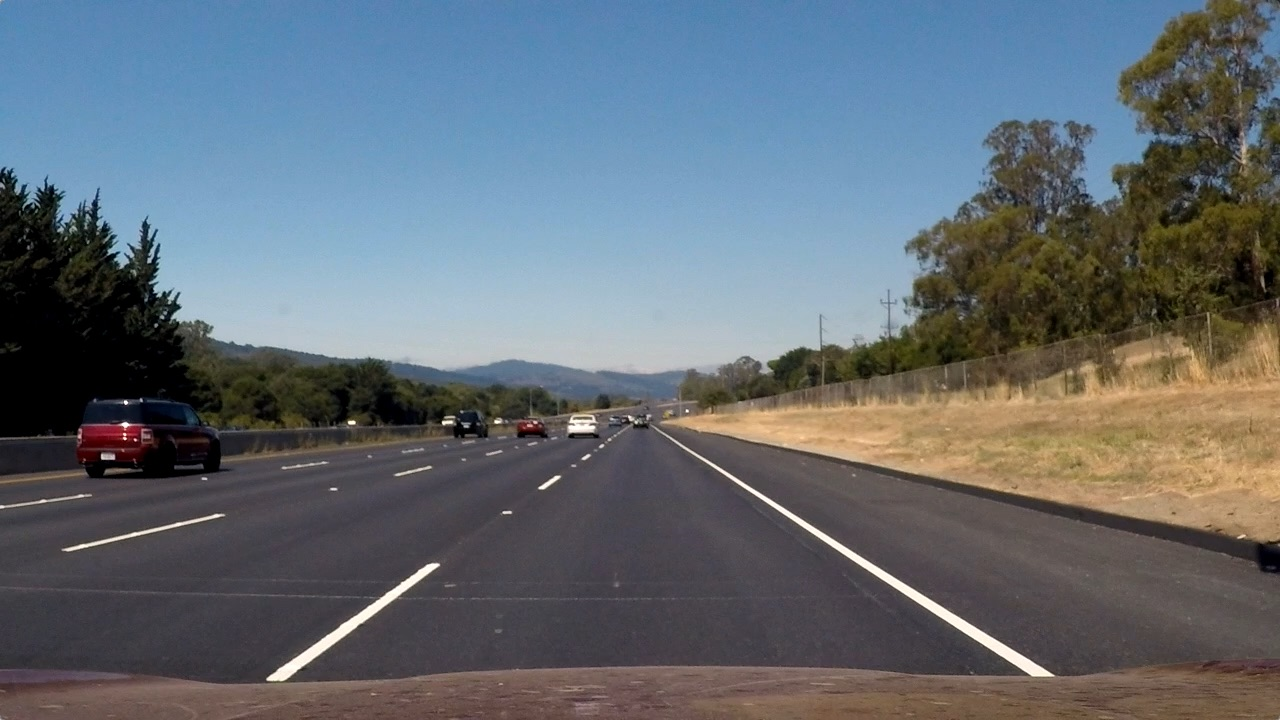
#> input picture Lab4/test_img.jpg, 1280 x 720 px, given in place of Lab3_half100.png, which was not available
$ jupyter execute DIP_Lab_3.ipynb   (text cells are left out)
#> lines starting #> are read from the running program, lines starting #| are printed output that depends on the picture; after the words box and inside, x2 and y2 are one past the last pixel; in counts of white or black regions, pixels touching at a corner belong together; pictures that were not available may be replaced by others from this repository, and a replacement may not be noted
[cell 1]
import cv2
import numpy as np
import matplotlib.pyplot as plt

[cell 2]
img_half = cv2.imread("/content/sample_data/Lab3_half100.png", cv2.IMREAD_GRAYSCALE)
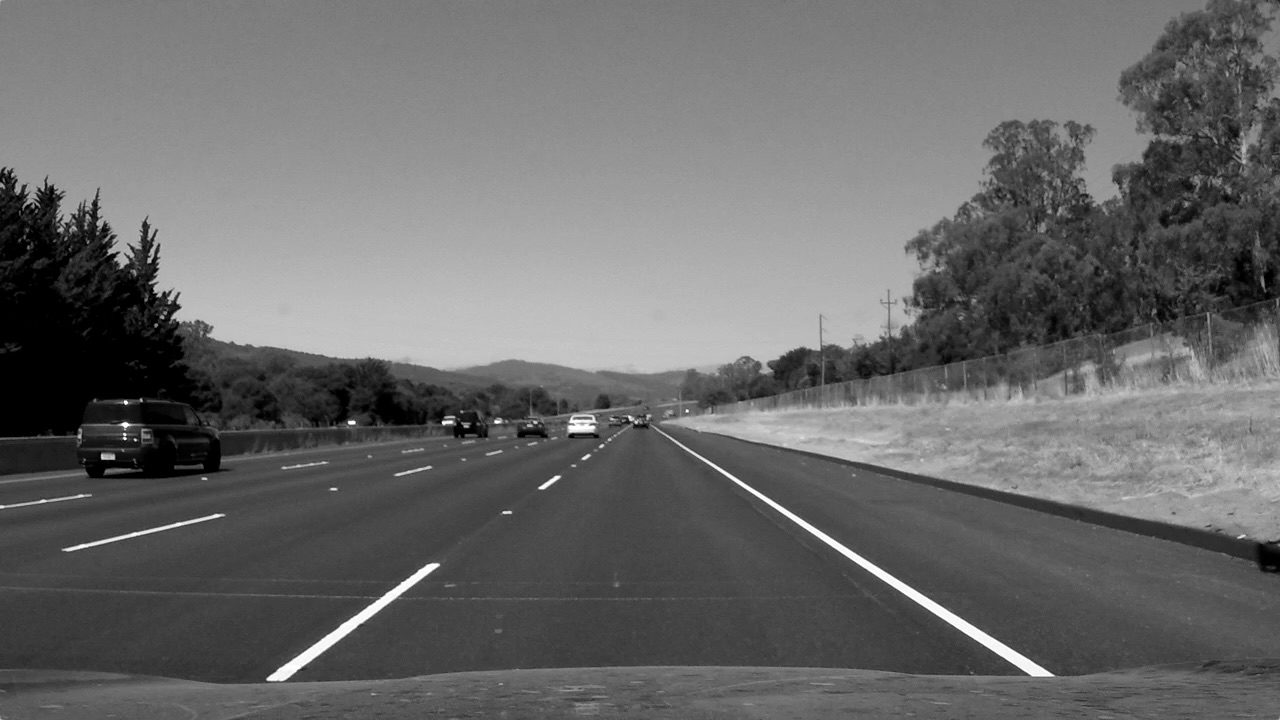
#> img_half: shape (720, 1280); min 0, max 255, mean 106
img_chess = cv2.imread("/content/sample_data/Lab3_chess100.png", cv2.IMREAD_GRAYSCALE)
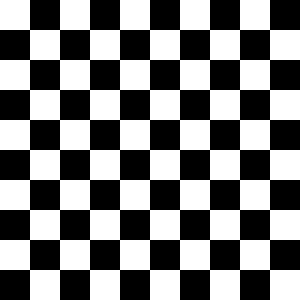
#> input picture Lab3/Lab3_chess100.png, 100 x 100 px, found by its file name (shown 3 times larger)
#> img_chess: shape (100, 100); values 100 (black) and 200 (white), 50% white; 1 white region, box (x1, y1, x2, y2) and area: (0, 0, 100, 100) 5000

[cell 3]
#img_half
hist_half = cv2.calcHist([img_half], [0], None, [256], [0, 256])
#> hist_half = 256 values, max 21408 at index 0, min 14 at index 210, mean 3600
#img_chess
hist_chess = cv2.calcHist([img_chess], [0], None, [256], [0, 256])
#> hist_chess = 256 values, max 5000 at index 100, min 0 at index 0, mean 39.06

[cell 4]
plt.figure(figsize=(20,10))
plt.subplot(121)
plt.imshow(img_half, cmap = 'gray');
plt.subplot(122)
plt.plot(hist_half); plt.xlim([0, 255]); plt.grid(); plt.show();

plt.figure(figsize=(20,10))
plt.subplot(121)
plt.imshow(img_chess, cmap = 'gray');
plt.subplot(122)
plt.plot(hist_chess); plt.xlim([0, 255]); plt.grid(); plt.show();


plt.show();

[cell 5]
half_blur3_3 = cv2.GaussianBlur(img_half,(3,3),0)
half_blur5_5 = cv2.GaussianBlur(img_half,(5,5),0)
half_blur9_9 = cv2.GaussianBlur(img_half,(9,9),0)
half_blur15_15 = cv2.GaussianBlur(img_half,(15,15),0)


chess_blur3_3 = cv2.GaussianBlur(img_chess,(3,3),0)
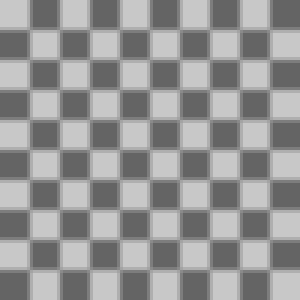
#> chess_blur3_3: shape (100, 100) (shown 3 times larger); min 100, max 200, mean 150
chess_blur5_5 = cv2.GaussianBlur(img_chess,(5,5),0)
chess_blur9_9 = cv2.GaussianBlur(img_chess,(9,9),0)
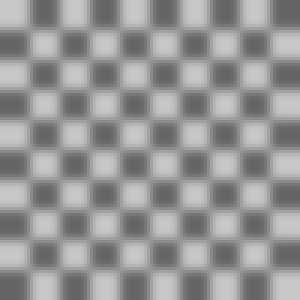
#> chess_blur9_9: shape (100, 100) (shown 3 times larger); min 100, max 200, mean 150
chess_blur15_15 = cv2.GaussianBlur(img_chess,(15,15),0)

[cell 6]
half_blur3_3_hist = cv2.calcHist([half_blur3_3], [0], None, [256], [0, 256])
#> half_blur3_3_hist = 256 values, max 18335 at index 0, min 0 at index 255, mean 3600
half_blur5_5_hist = cv2.calcHist([half_blur5_5], [0], None, [256], [0, 256])
#> half_blur5_5_hist = 256 values, max 17767 at index 0, min 0 at index 255, mean 3600
half_blur9_9_hist = cv2.calcHist([half_blur9_9], [0], None, [256], [0, 256])
#> half_blur9_9_hist = 256 values, max 16166 at index 70, min 0 at index 253, mean 3600
half_blur15_15_hist = cv2.calcHist([half_blur15_15], [0], None, [256], [0, 256])
#> half_blur15_15_hist = 256 values, max 16718 at index 71, min 0 at index 247, mean 3600

chess_blur3_3_hist = cv2.calcHist([chess_blur3_3], [0], None, [256], [0, 256])
#> chess_blur3_3_hist = 256 values, max 3362 at index 100, min 0 at index 0, mean 39.06
chess_blur5_5_hist = cv2.calcHist([chess_blur5_5], [0], None, [256], [0, 256])
#> chess_blur5_5_hist = 256 values, max 2048 at index 100, min 0 at index 0, mean 39.06
chess_blur9_9_hist = cv2.calcHist([chess_blur9_9], [0], None, [256], [0, 256])
#> chess_blur9_9_hist = 256 values, max 504 at index 102, min 0 at index 0, mean 39.06
chess_blur15_15_hist = cv2.calcHist([chess_blur15_15], [0], None, [256], [0, 256])
#> chess_blur15_15_hist = 256 values, max 324 at index 122, min 0 at index 0, mean 39.06

[cell 7]
def plot_sublot_img_with_hist(img, hist):
    plt.figure(figsize=(20,10))
    plt.subplot(121)
    plt.imshow(img, cmap = 'gray');
    plt.subplot(122)
    plt.plot(hist); plt.xlim([0, 255]); plt.grid(); plt.show();

    plt.show();


img_hist_lists = [
    [half_blur3_3, half_blur3_3_hist],
    [half_blur5_5, half_blur5_5_hist],
    [half_blur9_9, half_blur9_9_hist],
    [half_blur15_15, half_blur15_15_hist],

    [chess_blur3_3, chess_blur3_3_hist],
    [chess_blur5_5, chess_blur5_5_hist],
    [chess_blur9_9, chess_blur9_9_hist],
    [chess_blur15_15, chess_blur15_15_hist],

]

for img_hist in img_hist_lists:
    plot_sublot_img_with_hist(img_hist[0], img_hist[1])
#> this loop made 8 passes

[cell 8]
plt.figure(figsize=(20,10))
plt.subplot(121)
plt.imshow(half_blur3_3, cmap = 'gray');
plt.subplot(122)
plt.plot(half_blur3_3_hist); plt.xlim([0, 255]); plt.grid(); plt.show();

plt.figure(figsize=(20,10))
plt.subplot(121)
plt.imshow(half_blur5_5, cmap = 'gray');
plt.subplot(122)
plt.plot(half_blur5_5_hist); plt.xlim([0, 255]); plt.grid(); plt.show();

plt.figure(figsize=(20,10))
plt.subplot(121)
plt.imshow(half_blur9_9, cmap = 'gray');
plt.subplot(122)
plt.plot(half_blur9_9_hist); plt.xlim([0, 255]); plt.grid(); plt.show();
#> after `plt.plot(half_blur9_9_hist)`:
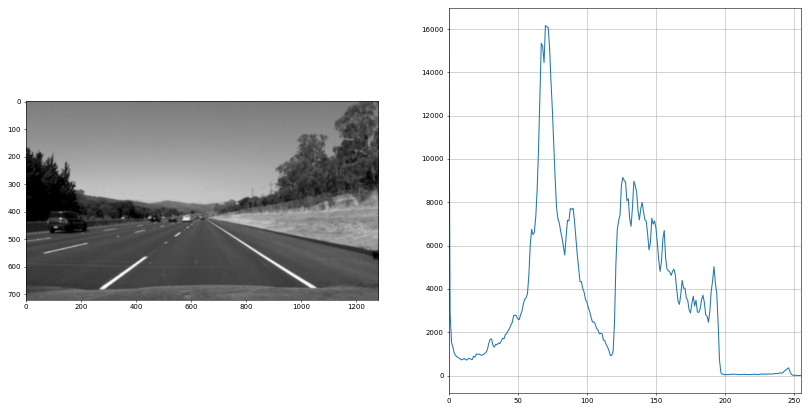
#> figure drawn by matplotlib, 2 panels; panel 2: curve peaks at x = 70, y = 16166

plt.figure(figsize=(20,10))
plt.subplot(121)
plt.imshow(half_blur15_15, cmap = 'gray');
plt.subplot(122)
plt.plot(half_blur15_15_hist); plt.xlim([0, 255]); plt.grid(); plt.show();
#> after `plt.plot(half_blur15_15_hist)`:
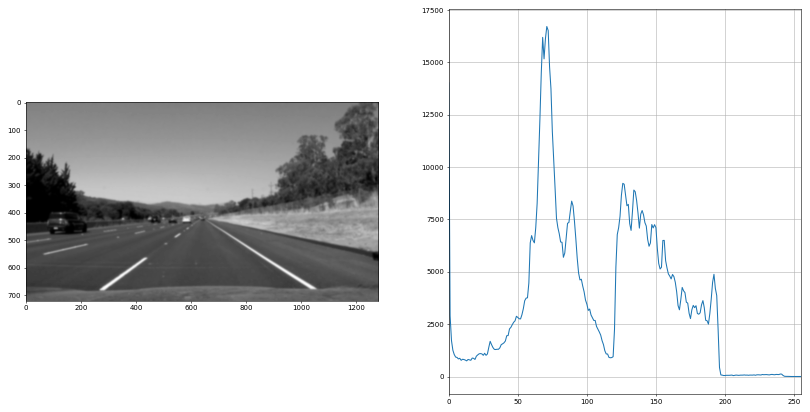
#> figure drawn by matplotlib, 2 panels; panel 2: curve peaks at x = 71, y = 16718

plt.figure(figsize=(20,10))
plt.subplot(121)
plt.imshow(chess_blur3_3, cmap = 'gray');
plt.subplot(122)
plt.plot(chess_blur3_3_hist); plt.xlim([0, 255]); plt.grid(); plt.show();
#> after `plt.plot(chess_blur3_3_hist)`:
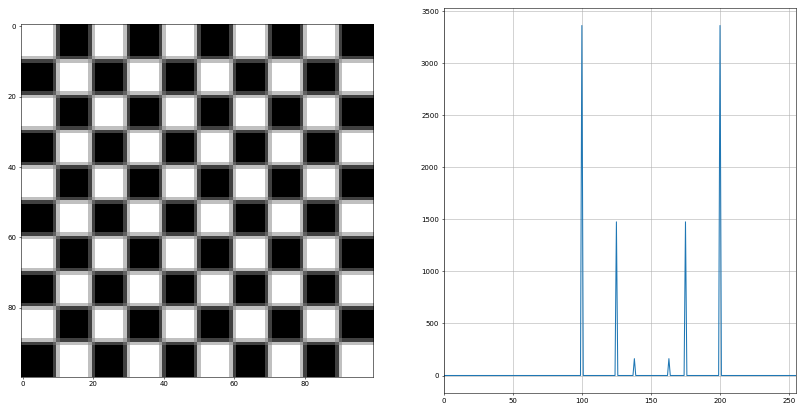
#> figure drawn by matplotlib, 2 panels; panel 2: curve peaks at x = 100, y = 3362

plt.figure(figsize=(20,10))
plt.subplot(121)
plt.imshow(chess_blur5_5, cmap = 'gray');
plt.subplot(122)
plt.plot(chess_blur5_5_hist); plt.xlim([0, 255]); plt.grid(); plt.show();
#> after `plt.plot(chess_blur5_5_hist)`:
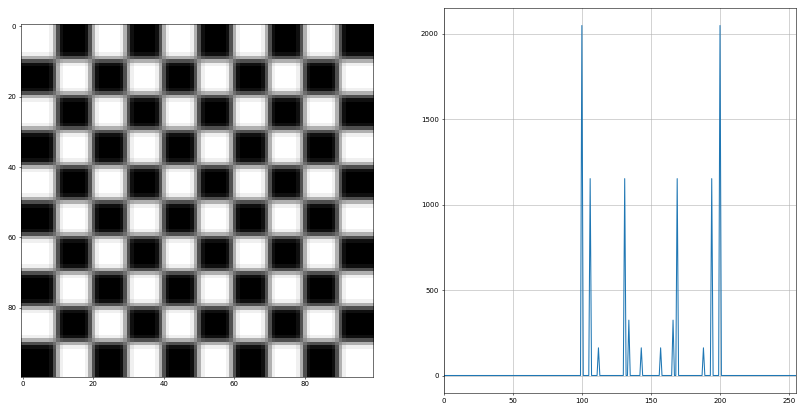
#> figure drawn by matplotlib, 2 panels; panel 2: curve peaks at x = 100, y = 2048

plt.figure(figsize=(20,10))
plt.subplot(121)
plt.imshow(chess_blur9_9, cmap = 'gray');
plt.subplot(122)
plt.plot(chess_blur9_9_hist); plt.xlim([0, 255]); plt.grid(); plt.show();
#> after `plt.plot(chess_blur9_9_hist)`:
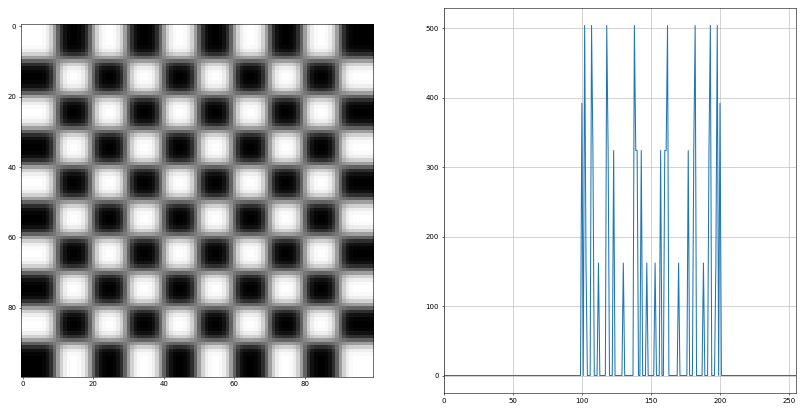
#> figure drawn by matplotlib, 2 panels; panel 2: curve peaks at x = 102, y = 504

plt.figure(figsize=(20,10))
plt.subplot(121)
plt.imshow(chess_blur15_15, cmap = 'gray');
plt.subplot(122)
plt.plot(chess_blur15_15_hist); plt.xlim([0, 255]); plt.grid(); plt.show();
#> after `plt.plot(chess_blur15_15_hist)`:
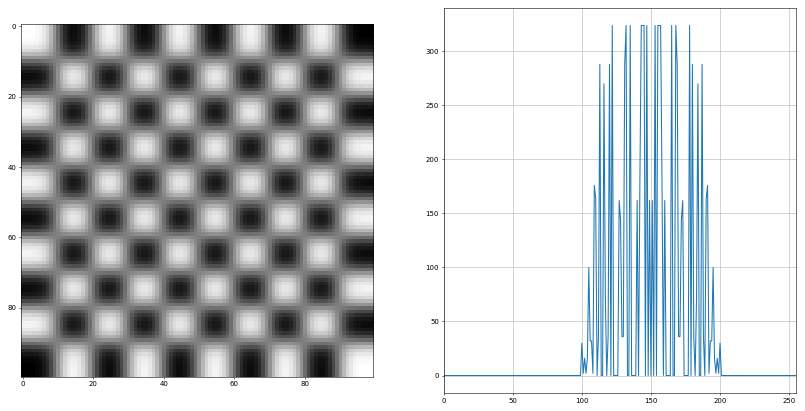
#> figure drawn by matplotlib, 2 panels; panel 2: curve peaks at x = 122, y = 324
